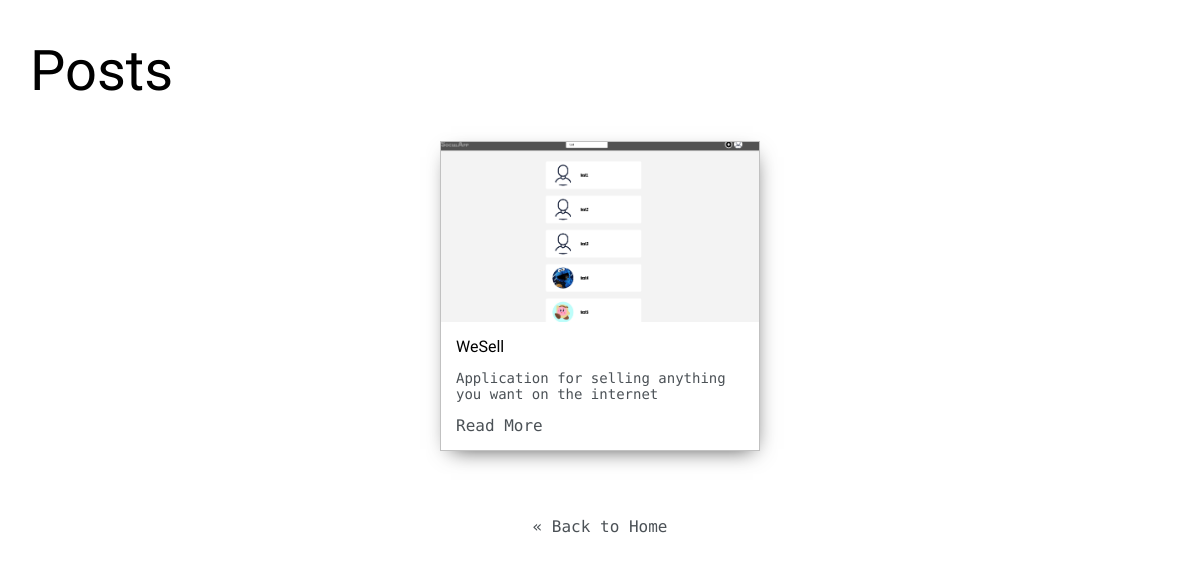
/posts/, run on the app's committed database.
### base/models.py (models this page shows, shortened)
class Post(models.Model):
	headline = models.CharField(max_length=200)
	sub_headline = models.CharField(max_length=200, null=True, blank=True)
	thumbnail = models.ImageField(null=True, blank=True, upload_to="images")
	body = models.TextField(null=True, blank=True)
	created = models.DateTimeField(auto_now_add=True)
	active = models.BooleanField(default=False)
	featured = models.BooleanField(default=False)
	tags = models.ManyToManyField(Tag,blank=True)

### base/views.py (the view)
# urls.py: path('posts/', views.posts, name = 'posts'),
def posts(request):
	context = {}
	posts = Post.objects.all()
	context['posts'] = posts
	return render(request, 'base/posts.html',context)

### base/templates/base/posts.html (shortened to what this page needs)
{% extends 'base/main.html' %}
{% load static %}
{% block content %}
<div class="main-container">
	<h1>Posts</h1>
	<div class="post-wrapper">
		{% for post in posts %}
		<div>
			<div class="post">
				<img class="thumbnail" src="{{post.thumbnail.url}}">
				<div class="post-preview">
					<h6 class="post-title">{{post.headline}}</h6>
					<p class="post-intro">{{post.sub_headline}}</p>
					<a href="{% url 'post' pk=post.id %}">Read More</a>
				</div>
			</div>
		</div>
		{% empty %}
			<h3>No posts found...</h3>
		{% endfor %}
	</div>
	<p align="center">
		<a href="{% url 'home' %}">&laquo Back to Home</a>
	</p>
</div>
{% endblock content %}

### static/css/default.css (style rules this page uses)
:root { --mainColor: #eaeaea; --secondaryColor: #fff; --borderColor: #c1c1c1; --mainText: black; --secondaryText: #4b5156; --themeDotBorder: #24292e; --previewBg: rgb(251, 249, 243, 0.8); --previewShadow: #f0ead6; --buttonColor: black; }
html, body { padding: 0; margin: 0; scroll-behavior: smooth; }
body * { transition: 0.3s; }
h1,h2,h3,h4,h5,h6,strong { font-family: 'Russo One', sans-serif; font-weight: 500; color: var(--mainText); }
p,li,span,label,input,textarea { color: var(--secondaryText); font-family: 'Roboto Mono', monospace; }
h1 { font-size: 56px; }
h6 { font-size: 16px; }
a { text-decoration: none; color: var(--secondaryText); font-family: 'Roboto Mono', monospace; }
.main-container { width: 1200px; margin: 0 auto; }
.post-wrapper { display: grid; grid-template-columns: repeat(auto-fit, 320px); gap: 20px; justify-content: center; padding-bottom: 50px; }
.post { border: 1px solid var(--borderColor); box-shadow: 2px 7px 21px -9px rgba(0, 0, 0, 0.75); }
.thumbnail { display: block; width: 100%; height: 180px; object-fit: cover; }
.post-preview { background-color: #fff; padding: 15px; }
.post-title { color: black; margin: 0; }
.post-intro { color: #4b5156; font-size: 14px; }
@media screen and (max-width: 1200px) { .main-container { width: 95%; } }

### data on the page
Post: thumbnail (picture), headline "WeSell", sub_headline "Application for selling anything you want on the internet"
